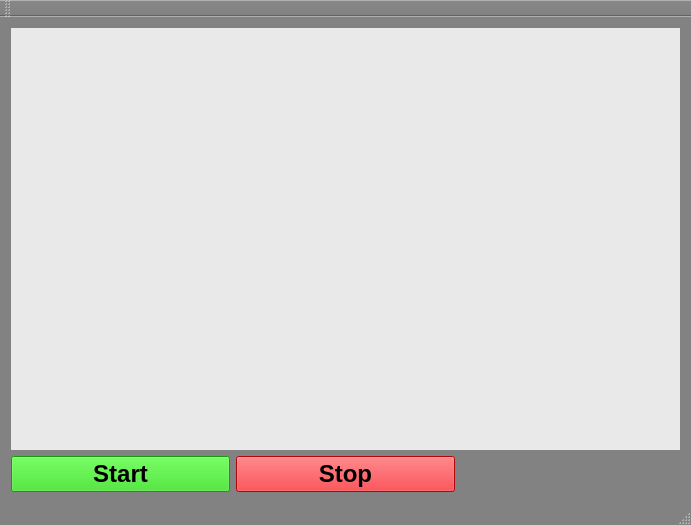
<?xml version="1.0" encoding="UTF-8"?>
<ui version="4.0">
 <class>MainWindow</class>
 <widget class="QMainWindow" name="MainWindow">
  <property name="geometry">
   <rect>
    <x>0</x>
    <y>0</y>
    <width>691</width>
    <height>525</height>
   </rect>
  </property>
  <property name="palette">
   <palette>
    <active>
     <colorrole role="WindowText">
      <brush brushstyle="SolidPattern">
       <color alpha="255">
        <red>0</red>
        <green>0</green>
        <blue>0</blue>
       </color>
      </brush>
     </colorrole>
     <colorrole role="Button">
      <brush brushstyle="SolidPattern">
       <color alpha="255">
        <red>130</red>
        <green>130</green>
        <blue>130</blue>
       </color>
      </brush>
     </colorrole>
     <colorrole role="Light">
      <brush brushstyle="SolidPattern">
       <color alpha="255">
        <red>195</red>
        <green>195</green>
        <blue>195</blue>
       </color>
      </brush>
     </colorrole>
     <colorrole role="Midlight">
      <brush brushstyle="SolidPattern">
       <color alpha="255">
        <red>162</red>
        <green>162</green>
        <blue>162</blue>
       </color>
      </brush>
     </colorrole>
     <colorrole role="Dark">
      <brush brushstyle="SolidPattern">
       <color alpha="255">
        <red>65</red>
        <green>65</green>
        <blue>65</blue>
       </color>
      </brush>
     </colorrole>
     <colorrole role="Mid">
      <brush brushstyle="SolidPattern">
       <color alpha="255">
        <red>87</red>
        <green>87</green>
        <blue>87</blue>
       </color>
      </brush>
     </colorrole>
     <colorrole role="Text">
      <brush brushstyle="SolidPattern">
       <color alpha="255">
        <red>0</red>
        <green>0</green>
        <blue>0</blue>
       </color>
      </brush>
     </colorrole>
     <colorrole role="BrightText">
      <brush brushstyle="SolidPattern">
       <color alpha="255">
        <red>255</red>
        <green>255</green>
        <blue>255</blue>
       </color>
      </brush>
     </colorrole>
     <colorrole role="ButtonText">
      <brush brushstyle="SolidPattern">
       <color alpha="255">
        <red>0</red>
        <green>0</green>
        <blue>0</blue>
       </color>
      </brush>
     </colorrole>
     <colorrole role="Base">
      <brush brushstyle="SolidPattern">
       <color alpha="255">
        <red>255</red>
        <green>255</green>
        <blue>255</blue>
       </color>
      </brush>
     </colorrole>
     <colorrole role="Window">
      <brush brushstyle="SolidPattern">
       <color alpha="255">
        <red>130</red>
        <green>130</green>
        <blue>130</blue>
       </color>
      </brush>
     </colorrole>
     <colorrole role="Shadow">
      <brush brushstyle="SolidPattern">
       <color alpha="255">
        <red>0</red>
        <green>0</green>
        <blue>0</blue>
       </color>
      </brush>
     </colorrole>
     <colorrole role="AlternateBase">
      <brush brushstyle="SolidPattern">
       <color alpha="255">
        <red>192</red>
        <green>192</green>
        <blue>192</blue>
       </color>
      </brush>
     </colorrole>
     <colorrole role="ToolTipBase">
      <brush brushstyle="SolidPattern">
       <color alpha="255">
        <red>255</red>
        <green>255</green>
        <blue>220</blue>
       </color>
      </brush>
     </colorrole>
     <colorrole role="ToolTipText">
      <brush brushstyle="SolidPattern">
       <color alpha="255">
        <red>0</red>
        <green>0</green>
        <blue>0</blue>
       </color>
      </brush>
     </colorrole>
    </active>
    <inactive>
     <colorrole role="WindowText">
      <brush brushstyle="SolidPattern">
       <color alpha="255">
        <red>0</red>
        <green>0</green>
        <blue>0</blue>
       </color>
      </brush>
     </colorrole>
     <colorrole role="Button">
      <brush brushstyle="SolidPattern">
       <color alpha="255">
        <red>130</red>
        <green>130</green>
        <blue>130</blue>
       </color>
      </brush>
     </colorrole>
     <colorrole role="Light">
      <brush brushstyle="SolidPattern">
       <color alpha="255">
        <red>195</red>
        <green>195</green>
        <blue>195</blue>
       </color>
      </brush>
     </colorrole>
     <colorrole role="Midlight">
      <brush brushstyle="SolidPattern">
       <color alpha="255">
        <red>162</red>
        <green>162</green>
        <blue>162</blue>
       </color>
      </brush>
     </colorrole>
     <colorrole role="Dark">
      <brush brushstyle="SolidPattern">
       <color alpha="255">
        <red>65</red>
        <green>65</green>
        <blue>65</blue>
       </color>
      </brush>
     </colorrole>
     <colorrole role="Mid">
      <brush brushstyle="SolidPattern">
       <color alpha="255">
        <red>87</red>
        <green>87</green>
        <blue>87</blue>
       </color>
      </brush>
     </colorrole>
     <colorrole role="Text">
      <brush brushstyle="SolidPattern">
       <color alpha="255">
        <red>0</red>
        <green>0</green>
        <blue>0</blue>
       </color>
      </brush>
     </colorrole>
     <colorrole role="BrightText">
      <brush brushstyle="SolidPattern">
       <color alpha="255">
        <red>255</red>
        <green>255</green>
        <blue>255</blue>
       </color>
      </brush>
     </colorrole>
     <colorrole role="ButtonText">
      <brush brushstyle="SolidPattern">
       <color alpha="255">
        <red>0</red>
        <green>0</green>
        <blue>0</blue>
       </color>
      </brush>
     </colorrole>
     <colorrole role="Base">
      <brush brushstyle="SolidPattern">
       <color alpha="255">
        <red>255</red>
        <green>255</green>
        <blue>255</blue>
       </color>
      </brush>
     </colorrole>
     <colorrole role="Window">
      <brush brushstyle="SolidPattern">
       <color alpha="255">
        <red>130</red>
        <green>130</green>
        <blue>130</blue>
       </color>
      </brush>
     </colorrole>
     <colorrole role="Shadow">
      <brush brushstyle="SolidPattern">
       <color alpha="255">
        <red>0</red>
        <green>0</green>
        <blue>0</blue>
       </color>
      </brush>
     </colorrole>
     <colorrole role="AlternateBase">
      <brush brushstyle="SolidPattern">
       <color alpha="255">
        <red>192</red>
        <green>192</green>
        <blue>192</blue>
       </color>
      </brush>
     </colorrole>
     <colorrole role="ToolTipBase">
      <brush brushstyle="SolidPattern">
       <color alpha="255">
        <red>255</red>
        <green>255</green>
        <blue>220</blue>
       </color>
      </brush>
     </colorrole>
     <colorrole role="ToolTipText">
      <brush brushstyle="SolidPattern">
       <color alpha="255">
        <red>0</red>
        <green>0</green>
        <blue>0</blue>
       </color>
      </brush>
     </colorrole>
    </inactive>
    <disabled>
     <colorrole role="WindowText">
      <brush brushstyle="SolidPattern">
       <color alpha="255">
        <red>65</red>
        <green>65</green>
        <blue>65</blue>
       </color>
      </brush>
     </colorrole>
     <colorrole role="Button">
      <brush brushstyle="SolidPattern">
       <color alpha="255">
        <red>130</red>
        <green>130</green>
        <blue>130</blue>
       </color>
      </brush>
     </colorrole>
     <colorrole role="Light">
      <brush brushstyle="SolidPattern">
       <color alpha="255">
        <red>195</red>
        <green>195</green>
        <blue>195</blue>
       </color>
      </brush>
     </colorrole>
     <colorrole role="Midlight">
      <brush brushstyle="SolidPattern">
       <color alpha="255">
        <red>162</red>
        <green>162</green>
        <blue>162</blue>
       </color>
      </brush>
     </colorrole>
     <colorrole role="Dark">
      <brush brushstyle="SolidPattern">
       <color alpha="255">
        <red>65</red>
        <green>65</green>
        <blue>65</blue>
       </color>
      </brush>
     </colorrole>
     <colorrole role="Mid">
      <brush brushstyle="SolidPattern">
       <color alpha="255">
        <red>87</red>
        <green>87</green>
        <blue>87</blue>
       </color>
      </brush>
     </colorrole>
     <colorrole role="Text">
      <brush brushstyle="SolidPattern">
       <color alpha="255">
        <red>65</red>
        <green>65</green>
        <blue>65</blue>
       </color>
      </brush>
     </colorrole>
     <colorrole role="BrightText">
      <brush brushstyle="SolidPattern">
       <color alpha="255">
        <red>255</red>
        <green>255</green>
        <blue>255</blue>
       </color>
      </brush>
     </colorrole>
     <colorrole role="ButtonText">
      <brush brushstyle="SolidPattern">
       <color alpha="255">
        <red>65</red>
        <green>65</green>
        <blue>65</blue>
       </color>
      </brush>
     </colorrole>
     <colorrole role="Base">
      <brush brushstyle="SolidPattern">
       <color alpha="255">
        <red>130</red>
        <green>130</green>
        <blue>130</blue>
       </color>
      </brush>
     </colorrole>
     <colorrole role="Window">
      <brush brushstyle="SolidPattern">
       <color alpha="255">
        <red>130</red>
        <green>130</green>
        <blue>130</blue>
       </color>
      </brush>
     </colorrole>
     <colorrole role="Shadow">
      <brush brushstyle="SolidPattern">
       <color alpha="255">
        <red>0</red>
        <green>0</green>
        <blue>0</blue>
       </color>
      </brush>
     </colorrole>
     <colorrole role="AlternateBase">
      <brush brushstyle="SolidPattern">
       <color alpha="255">
        <red>130</red>
        <green>130</green>
        <blue>130</blue>
       </color>
      </brush>
     </colorrole>
     <colorrole role="ToolTipBase">
      <brush brushstyle="SolidPattern">
       <color alpha="255">
        <red>255</red>
        <green>255</green>
        <blue>220</blue>
       </color>
      </brush>
     </colorrole>
     <colorrole role="ToolTipText">
      <brush brushstyle="SolidPattern">
       <color alpha="255">
        <red>0</red>
        <green>0</green>
        <blue>0</blue>
       </color>
      </brush>
     </colorrole>
    </disabled>
   </palette>
  </property>
  <property name="cursor">
   <cursorShape>ArrowCursor</cursorShape>
  </property>
  <property name="mouseTracking">
   <bool>false</bool>
  </property>
  <property name="windowTitle">
   <string>MainWindow</string>
  </property>
  <property name="whatsThis">
   <string>ShutDown the system</string>
  </property>
  <property name="autoFillBackground">
   <bool>false</bool>
  </property>
  <property name="toolButtonStyle">
   <enum>Qt::ToolButtonFollowStyle</enum>
  </property>
  <widget class="QWidget" name="centralWidget">
   <layout class="QGridLayout" name="gridLayout">
    <item row="0" column="0" colspan="3">
     <widget class="QCustomPlot" name="customPlot" native="true">
      <property name="palette">
       <palette>
        <active>
         <colorrole role="WindowText">
          <brush brushstyle="SolidPattern">
           <color alpha="255">
            <red>0</red>
            <green>0</green>
            <blue>0</blue>
           </color>
          </brush>
         </colorrole>
         <colorrole role="Button">
          <brush brushstyle="SolidPattern">
           <color alpha="255">
            <red>233</red>
            <green>233</green>
            <blue>233</blue>
           </color>
          </brush>
         </colorrole>
         <colorrole role="Light">
          <brush brushstyle="SolidPattern">
           <color alpha="255">
            <red>255</red>
            <green>255</green>
            <blue>255</blue>
           </color>
          </brush>
         </colorrole>
         <colorrole role="Midlight">
          <brush brushstyle="SolidPattern">
           <color alpha="255">
            <red>244</red>
            <green>244</green>
            <blue>244</blue>
           </color>
          </brush>
         </colorrole>
         <colorrole role="Dark">
          <brush brushstyle="SolidPattern">
           <color alpha="255">
            <red>116</red>
            <green>116</green>
            <blue>116</blue>
           </color>
          </brush>
         </colorrole>
         <colorrole role="Mid">
          <brush brushstyle="SolidPattern">
           <color alpha="255">
            <red>155</red>
            <green>155</green>
            <blue>155</blue>
           </color>
          </brush>
         </colorrole>
         <colorrole role="Text">
          <brush brushstyle="SolidPattern">
           <color alpha="255">
            <red>0</red>
            <green>0</green>
            <blue>0</blue>
           </color>
          </brush>
         </colorrole>
         <colorrole role="BrightText">
          <brush brushstyle="SolidPattern">
           <color alpha="255">
            <red>255</red>
            <green>255</green>
            <blue>255</blue>
           </color>
          </brush>
         </colorrole>
         <colorrole role="ButtonText">
          <brush brushstyle="SolidPattern">
           <color alpha="255">
            <red>0</red>
            <green>0</green>
            <blue>0</blue>
           </color>
          </brush>
         </colorrole>
         <colorrole role="Base">
          <brush brushstyle="SolidPattern">
           <color alpha="255">
            <red>255</red>
            <green>255</green>
            <blue>255</blue>
           </color>
          </brush>
         </colorrole>
         <colorrole role="Window">
          <brush brushstyle="SolidPattern">
           <color alpha="255">
            <red>233</red>
            <green>233</green>
            <blue>233</blue>
           </color>
          </brush>
         </colorrole>
         <colorrole role="Shadow">
          <brush brushstyle="SolidPattern">
           <color alpha="255">
            <red>0</red>
            <green>0</green>
            <blue>0</blue>
           </color>
          </brush>
         </colorrole>
         <colorrole role="AlternateBase">
          <brush brushstyle="SolidPattern">
           <color alpha="255">
            <red>244</red>
            <green>244</green>
            <blue>244</blue>
           </color>
          </brush>
         </colorrole>
         <colorrole role="ToolTipBase">
          <brush brushstyle="SolidPattern">
           <color alpha="255">
            <red>255</red>
            <green>255</green>
            <blue>220</blue>
           </color>
          </brush>
         </colorrole>
         <colorrole role="ToolTipText">
          <brush brushstyle="SolidPattern">
           <color alpha="255">
            <red>0</red>
            <green>0</green>
            <blue>0</blue>
           </color>
          </brush>
         </colorrole>
        </active>
        <inactive>
         <colorrole role="WindowText">
          <brush brushstyle="SolidPattern">
           <color alpha="255">
            <red>0</red>
            <green>0</green>
            <blue>0</blue>
           </color>
          </brush>
         </colorrole>
         <colorrole role="Button">
          <brush brushstyle="SolidPattern">
           <color alpha="255">
            <red>233</red>
            <green>233</green>
            <blue>233</blue>
           </color>
          </brush>
         </colorrole>
         <colorrole role="Light">
          <brush brushstyle="SolidPattern">
           <color alpha="255">
            <red>255</red>
            <green>255</green>
            <blue>255</blue>
           </color>
          </brush>
         </colorrole>
         <colorrole role="Midlight">
          <brush brushstyle="SolidPattern">
           <color alpha="255">
            <red>244</red>
            <green>244</green>
            <blue>244</blue>
           </color>
          </brush>
         </colorrole>
         <colorrole role="Dark">
          <brush brushstyle="SolidPattern">
           <color alpha="255">
            <red>116</red>
            <green>116</green>
            <blue>116</blue>
           </color>
          </brush>
         </colorrole>
         <colorrole role="Mid">
          <brush brushstyle="SolidPattern">
           <color alpha="255">
            <red>155</red>
            <green>155</green>
            <blue>155</blue>
           </color>
          </brush>
         </colorrole>
         <colorrole role="Text">
          <brush brushstyle="SolidPattern">
           <color alpha="255">
            <red>0</red>
            <green>0</green>
            <blue>0</blue>
           </color>
          </brush>
         </colorrole>
         <colorrole role="BrightText">
          <brush brushstyle="SolidPattern">
           <color alpha="255">
            <red>255</red>
            <green>255</green>
            <blue>255</blue>
           </color>
          </brush>
         </colorrole>
         <colorrole role="ButtonText">
          <brush brushstyle="SolidPattern">
           <color alpha="255">
            <red>0</red>
            <green>0</green>
            <blue>0</blue>
           </color>
          </brush>
         </colorrole>
         <colorrole role="Base">
          <brush brushstyle="SolidPattern">
           <color alpha="255">
            <red>255</red>
            <green>255</green>
            <blue>255</blue>
           </color>
          </brush>
         </colorrole>
         <colorrole role="Window">
          <brush brushstyle="SolidPattern">
           <color alpha="255">
            <red>233</red>
            <green>233</green>
            <blue>233</blue>
           </color>
          </brush>
         </colorrole>
         <colorrole role="Shadow">
          <brush brushstyle="SolidPattern">
           <color alpha="255">
            <red>0</red>
            <green>0</green>
            <blue>0</blue>
           </color>
          </brush>
         </colorrole>
         <colorrole role="AlternateBase">
          <brush brushstyle="SolidPattern">
           <color alpha="255">
            <red>244</red>
            <green>244</green>
            <blue>244</blue>
           </color>
          </brush>
         </colorrole>
         <colorrole role="ToolTipBase">
          <brush brushstyle="SolidPattern">
           <color alpha="255">
            <red>255</red>
            <green>255</green>
            <blue>220</blue>
           </color>
          </brush>
         </colorrole>
         <colorrole role="ToolTipText">
          <brush brushstyle="SolidPattern">
           <color alpha="255">
            <red>0</red>
            <green>0</green>
            <blue>0</blue>
           </color>
          </brush>
         </colorrole>
        </inactive>
        <disabled>
         <colorrole role="WindowText">
          <brush brushstyle="SolidPattern">
           <color alpha="255">
            <red>116</red>
            <green>116</green>
            <blue>116</blue>
           </color>
          </brush>
         </colorrole>
         <colorrole role="Button">
          <brush brushstyle="SolidPattern">
           <color alpha="255">
            <red>233</red>
            <green>233</green>
            <blue>233</blue>
           </color>
          </brush>
         </colorrole>
         <colorrole role="Light">
          <brush brushstyle="SolidPattern">
           <color alpha="255">
            <red>255</red>
            <green>255</green>
            <blue>255</blue>
           </color>
          </brush>
         </colorrole>
         <colorrole role="Midlight">
          <brush brushstyle="SolidPattern">
           <color alpha="255">
            <red>244</red>
            <green>244</green>
            <blue>244</blue>
           </color>
          </brush>
         </colorrole>
         <colorrole role="Dark">
          <brush brushstyle="SolidPattern">
           <color alpha="255">
            <red>116</red>
            <green>116</green>
            <blue>116</blue>
           </color>
          </brush>
         </colorrole>
         <colorrole role="Mid">
          <brush brushstyle="SolidPattern">
           <color alpha="255">
            <red>155</red>
            <green>155</green>
            <blue>155</blue>
           </color>
          </brush>
         </colorrole>
         <colorrole role="Text">
          <brush brushstyle="SolidPattern">
           <color alpha="255">
            <red>116</red>
            <green>116</green>
            <blue>116</blue>
           </color>
          </brush>
         </colorrole>
         <colorrole role="BrightText">
          <brush brushstyle="SolidPattern">
           <color alpha="255">
            <red>255</red>
            <green>255</green>
            <blue>255</blue>
           </color>
          </brush>
         </colorrole>
         <colorrole role="ButtonText">
          <brush brushstyle="SolidPattern">
           <color alpha="255">
            <red>116</red>
            <green>116</green>
            <blue>116</blue>
           </color>
          </brush>
         </colorrole>
         <colorrole role="Base">
          <brush brushstyle="SolidPattern">
           <color alpha="255">
            <red>233</red>
            <green>233</green>
            <blue>233</blue>
           </color>
          </brush>
         </colorrole>
         <colorrole role="Window">
          <brush brushstyle="SolidPattern">
           <color alpha="255">
            <red>233</red>
            <green>233</green>
            <blue>233</blue>
           </color>
          </brush>
         </colorrole>
         <colorrole role="Shadow">
          <brush brushstyle="SolidPattern">
           <color alpha="255">
            <red>0</red>
            <green>0</green>
            <blue>0</blue>
           </color>
          </brush>
         </colorrole>
         <colorrole role="AlternateBase">
          <brush brushstyle="SolidPattern">
           <color alpha="255">
            <red>233</red>
            <green>233</green>
            <blue>233</blue>
           </color>
          </brush>
         </colorrole>
         <colorrole role="ToolTipBase">
          <brush brushstyle="SolidPattern">
           <color alpha="255">
            <red>255</red>
            <green>255</green>
            <blue>220</blue>
           </color>
          </brush>
         </colorrole>
         <colorrole role="ToolTipText">
          <brush brushstyle="SolidPattern">
           <color alpha="255">
            <red>0</red>
            <green>0</green>
            <blue>0</blue>
           </color>
          </brush>
         </colorrole>
        </disabled>
       </palette>
      </property>
      <property name="cursor">
       <cursorShape>ArrowCursor</cursorShape>
      </property>
      <property name="focusPolicy">
       <enum>Qt::NoFocus</enum>
      </property>
      <property name="layoutDirection">
       <enum>Qt::LeftToRight</enum>
      </property>
      <property name="autoFillBackground">
       <bool>true</bool>
      </property>
     </widget>
    </item>
    <item row="1" column="0">
     <widget class="QPushButton" name="pushButton">
      <property name="palette">
       <palette>
        <active>
         <colorrole role="WindowText">
          <brush brushstyle="SolidPattern">
           <color alpha="255">
            <red>0</red>
            <green>0</green>
            <blue>0</blue>
           </color>
          </brush>
         </colorrole>
         <colorrole role="Button">
          <brush brushstyle="SolidPattern">
           <color alpha="255">
            <red>37</red>
            <green>215</green>
            <blue>15</blue>
           </color>
          </brush>
         </colorrole>
         <colorrole role="Light">
          <brush brushstyle="SolidPattern">
           <color alpha="255">
            <red>104</red>
            <green>255</green>
            <blue>85</blue>
           </color>
          </brush>
         </colorrole>
         <colorrole role="Midlight">
          <brush brushstyle="SolidPattern">
           <color alpha="255">
            <red>70</red>
            <green>235</green>
            <blue>50</blue>
           </color>
          </brush>
         </colorrole>
         <colorrole role="Dark">
          <brush brushstyle="SolidPattern">
           <color alpha="255">
            <red>18</red>
            <green>107</green>
            <blue>7</blue>
           </color>
          </brush>
         </colorrole>
         <colorrole role="Mid">
          <brush brushstyle="SolidPattern">
           <color alpha="255">
            <red>24</red>
            <green>143</green>
            <blue>10</blue>
           </color>
          </brush>
         </colorrole>
         <colorrole role="Text">
          <brush brushstyle="SolidPattern">
           <color alpha="255">
            <red>0</red>
            <green>0</green>
            <blue>0</blue>
           </color>
          </brush>
         </colorrole>
         <colorrole role="BrightText">
          <brush brushstyle="SolidPattern">
           <color alpha="255">
            <red>255</red>
            <green>255</green>
            <blue>255</blue>
           </color>
          </brush>
         </colorrole>
         <colorrole role="ButtonText">
          <brush brushstyle="SolidPattern">
           <color alpha="255">
            <red>0</red>
            <green>0</green>
            <blue>0</blue>
           </color>
          </brush>
         </colorrole>
         <colorrole role="Base">
          <brush brushstyle="SolidPattern">
           <color alpha="255">
            <red>255</red>
            <green>255</green>
            <blue>255</blue>
           </color>
          </brush>
         </colorrole>
         <colorrole role="Window">
          <brush brushstyle="SolidPattern">
           <color alpha="255">
            <red>37</red>
            <green>215</green>
            <blue>15</blue>
           </color>
          </brush>
         </colorrole>
         <colorrole role="Shadow">
          <brush brushstyle="SolidPattern">
           <color alpha="255">
            <red>0</red>
            <green>0</green>
            <blue>0</blue>
           </color>
          </brush>
         </colorrole>
         <colorrole role="AlternateBase">
          <brush brushstyle="SolidPattern">
           <color alpha="255">
            <red>146</red>
            <green>235</green>
            <blue>135</blue>
           </color>
          </brush>
         </colorrole>
         <colorrole role="ToolTipBase">
          <brush brushstyle="SolidPattern">
           <color alpha="255">
            <red>255</red>
            <green>255</green>
            <blue>220</blue>
           </color>
          </brush>
         </colorrole>
         <colorrole role="ToolTipText">
          <brush brushstyle="SolidPattern">
           <color alpha="255">
            <red>0</red>
            <green>0</green>
            <blue>0</blue>
           </color>
          </brush>
         </colorrole>
        </active>
        <inactive>
         <colorrole role="WindowText">
          <brush brushstyle="SolidPattern">
           <color alpha="255">
            <red>0</red>
            <green>0</green>
            <blue>0</blue>
           </color>
          </brush>
         </colorrole>
         <colorrole role="Button">
          <brush brushstyle="SolidPattern">
           <color alpha="255">
            <red>37</red>
            <green>215</green>
            <blue>15</blue>
           </color>
          </brush>
         </colorrole>
         <colorrole role="Light">
          <brush brushstyle="SolidPattern">
           <color alpha="255">
            <red>104</red>
            <green>255</green>
            <blue>85</blue>
           </color>
          </brush>
         </colorrole>
         <colorrole role="Midlight">
          <brush brushstyle="SolidPattern">
           <color alpha="255">
            <red>70</red>
            <green>235</green>
            <blue>50</blue>
           </color>
          </brush>
         </colorrole>
         <colorrole role="Dark">
          <brush brushstyle="SolidPattern">
           <color alpha="255">
            <red>18</red>
            <green>107</green>
            <blue>7</blue>
           </color>
          </brush>
         </colorrole>
         <colorrole role="Mid">
          <brush brushstyle="SolidPattern">
           <color alpha="255">
            <red>24</red>
            <green>143</green>
            <blue>10</blue>
           </color>
          </brush>
         </colorrole>
         <colorrole role="Text">
          <brush brushstyle="SolidPattern">
           <color alpha="255">
            <red>0</red>
            <green>0</green>
            <blue>0</blue>
           </color>
          </brush>
         </colorrole>
         <colorrole role="BrightText">
          <brush brushstyle="SolidPattern">
           <color alpha="255">
            <red>255</red>
            <green>255</green>
            <blue>255</blue>
           </color>
          </brush>
         </colorrole>
         <colorrole role="ButtonText">
          <brush brushstyle="SolidPattern">
           <color alpha="255">
            <red>0</red>
            <green>0</green>
            <blue>0</blue>
           </color>
          </brush>
         </colorrole>
         <colorrole role="Base">
          <brush brushstyle="SolidPattern">
           <color alpha="255">
            <red>255</red>
            <green>255</green>
            <blue>255</blue>
           </color>
          </brush>
         </colorrole>
         <colorrole role="Window">
          <brush brushstyle="SolidPattern">
           <color alpha="255">
            <red>37</red>
            <green>215</green>
            <blue>15</blue>
           </color>
          </brush>
         </colorrole>
         <colorrole role="Shadow">
          <brush brushstyle="SolidPattern">
           <color alpha="255">
            <red>0</red>
            <green>0</green>
            <blue>0</blue>
           </color>
          </brush>
         </colorrole>
         <colorrole role="AlternateBase">
          <brush brushstyle="SolidPattern">
           <color alpha="255">
            <red>146</red>
            <green>235</green>
            <blue>135</blue>
           </color>
          </brush>
         </colorrole>
         <colorrole role="ToolTipBase">
          <brush brushstyle="SolidPattern">
           <color alpha="255">
            <red>255</red>
            <green>255</green>
            <blue>220</blue>
           </color>
          </brush>
         </colorrole>
         <colorrole role="ToolTipText">
          <brush brushstyle="SolidPattern">
           <color alpha="255">
            <red>0</red>
            <green>0</green>
            <blue>0</blue>
           </color>
          </brush>
         </colorrole>
        </inactive>
        <disabled>
         <colorrole role="WindowText">
          <brush brushstyle="SolidPattern">
           <color alpha="255">
            <red>18</red>
            <green>107</green>
            <blue>7</blue>
           </color>
          </brush>
         </colorrole>
         <colorrole role="Button">
          <brush brushstyle="SolidPattern">
           <color alpha="255">
            <red>37</red>
            <green>215</green>
            <blue>15</blue>
           </color>
          </brush>
         </colorrole>
         <colorrole role="Light">
          <brush brushstyle="SolidPattern">
           <color alpha="255">
            <red>104</red>
            <green>255</green>
            <blue>85</blue>
           </color>
          </brush>
         </colorrole>
         <colorrole role="Midlight">
          <brush brushstyle="SolidPattern">
           <color alpha="255">
            <red>70</red>
            <green>235</green>
            <blue>50</blue>
           </color>
          </brush>
         </colorrole>
         <colorrole role="Dark">
          <brush brushstyle="SolidPattern">
           <color alpha="255">
            <red>18</red>
            <green>107</green>
            <blue>7</blue>
           </color>
          </brush>
         </colorrole>
         <colorrole role="Mid">
          <brush brushstyle="SolidPattern">
           <color alpha="255">
            <red>24</red>
            <green>143</green>
            <blue>10</blue>
           </color>
          </brush>
         </colorrole>
         <colorrole role="Text">
          <brush brushstyle="SolidPattern">
           <color alpha="255">
            <red>18</red>
            <green>107</green>
            <blue>7</blue>
           </color>
          </brush>
         </colorrole>
         <colorrole role="BrightText">
          <brush brushstyle="SolidPattern">
           <color alpha="255">
            <red>255</red>
            <green>255</green>
            <blue>255</blue>
           </color>
          </brush>
         </colorrole>
         <colorrole role="ButtonText">
          <brush brushstyle="SolidPattern">
           <color alpha="255">
            <red>18</red>
            <green>107</green>
            <blue>7</blue>
           </color>
          </brush>
         </colorrole>
         <colorrole role="Base">
          <brush brushstyle="SolidPattern">
           <color alpha="255">
            <red>37</red>
            <green>215</green>
            <blue>15</blue>
           </color>
          </brush>
         </colorrole>
         <colorrole role="Window">
          <brush brushstyle="SolidPattern">
           <color alpha="255">
            <red>37</red>
            <green>215</green>
            <blue>15</blue>
           </color>
          </brush>
         </colorrole>
         <colorrole role="Shadow">
          <brush brushstyle="SolidPattern">
           <color alpha="255">
            <red>0</red>
            <green>0</green>
            <blue>0</blue>
           </color>
          </brush>
         </colorrole>
         <colorrole role="AlternateBase">
          <brush brushstyle="SolidPattern">
           <color alpha="255">
            <red>37</red>
            <green>215</green>
            <blue>15</blue>
           </color>
          </brush>
         </colorrole>
         <colorrole role="ToolTipBase">
          <brush brushstyle="SolidPattern">
           <color alpha="255">
            <red>255</red>
            <green>255</green>
            <blue>220</blue>
           </color>
          </brush>
         </colorrole>
         <colorrole role="ToolTipText">
          <brush brushstyle="SolidPattern">
           <color alpha="255">
            <red>0</red>
            <green>0</green>
            <blue>0</blue>
           </color>
          </brush>
         </colorrole>
        </disabled>
       </palette>
      </property>
      <property name="font">
       <font>
        <pointsize>18</pointsize>
        <weight>75</weight>
        <bold>true</bold>
       </font>
      </property>
      <property name="whatsThis">
       <string>Start the program</string>
      </property>
      <property name="text">
       <string>Start</string>
      </property>
      <property name="autoDefault">
       <bool>true</bool>
      </property>
     </widget>
    </item>
    <item row="1" column="1">
     <widget class="QPushButton" name="pushButton_2">
      <property name="enabled">
       <bool>true</bool>
      </property>
      <property name="palette">
       <palette>
        <active>
         <colorrole role="WindowText">
          <brush brushstyle="SolidPattern">
           <color alpha="255">
            <red>0</red>
            <green>0</green>
            <blue>0</blue>
           </color>
          </brush>
         </colorrole>
         <colorrole role="Button">
          <brush brushstyle="SolidPattern">
           <color alpha="255">
            <red>242</red>
            <green>10</green>
            <blue>15</blue>
           </color>
          </brush>
         </colorrole>
         <colorrole role="Light">
          <brush brushstyle="SolidPattern">
           <color alpha="255">
            <red>255</red>
            <green>119</green>
            <blue>121</blue>
           </color>
          </brush>
         </colorrole>
         <colorrole role="Midlight">
          <brush brushstyle="SolidPattern">
           <color alpha="255">
            <red>248</red>
            <green>64</green>
            <blue>68</blue>
           </color>
          </brush>
         </colorrole>
         <colorrole role="Dark">
          <brush brushstyle="SolidPattern">
           <color alpha="255">
            <red>121</red>
            <green>5</green>
            <blue>7</blue>
           </color>
          </brush>
         </colorrole>
         <colorrole role="Mid">
          <brush brushstyle="SolidPattern">
           <color alpha="255">
            <red>161</red>
            <green>6</green>
            <blue>10</blue>
           </color>
          </brush>
         </colorrole>
         <colorrole role="Text">
          <brush brushstyle="SolidPattern">
           <color alpha="255">
            <red>0</red>
            <green>0</green>
            <blue>0</blue>
           </color>
          </brush>
         </colorrole>
         <colorrole role="BrightText">
          <brush brushstyle="SolidPattern">
           <color alpha="255">
            <red>255</red>
            <green>255</green>
            <blue>255</blue>
           </color>
          </brush>
         </colorrole>
         <colorrole role="ButtonText">
          <brush brushstyle="SolidPattern">
           <color alpha="255">
            <red>0</red>
            <green>0</green>
            <blue>0</blue>
           </color>
          </brush>
         </colorrole>
         <colorrole role="Base">
          <brush brushstyle="SolidPattern">
           <color alpha="255">
            <red>255</red>
            <green>255</green>
            <blue>255</blue>
           </color>
          </brush>
         </colorrole>
         <colorrole role="Window">
          <brush brushstyle="SolidPattern">
           <color alpha="255">
            <red>242</red>
            <green>10</green>
            <blue>15</blue>
           </color>
          </brush>
         </colorrole>
         <colorrole role="Shadow">
          <brush brushstyle="SolidPattern">
           <color alpha="255">
            <red>0</red>
            <green>0</green>
            <blue>0</blue>
           </color>
          </brush>
         </colorrole>
         <colorrole role="AlternateBase">
          <brush brushstyle="SolidPattern">
           <color alpha="255">
            <red>248</red>
            <green>132</green>
            <blue>135</blue>
           </color>
          </brush>
         </colorrole>
         <colorrole role="ToolTipBase">
          <brush brushstyle="SolidPattern">
           <color alpha="255">
            <red>255</red>
            <green>255</green>
            <blue>220</blue>
           </color>
          </brush>
         </colorrole>
         <colorrole role="ToolTipText">
          <brush brushstyle="SolidPattern">
           <color alpha="255">
            <red>0</red>
            <green>0</green>
            <blue>0</blue>
           </color>
          </brush>
         </colorrole>
        </active>
        <inactive>
         <colorrole role="WindowText">
          <brush brushstyle="SolidPattern">
           <color alpha="255">
            <red>0</red>
            <green>0</green>
            <blue>0</blue>
           </color>
          </brush>
         </colorrole>
         <colorrole role="Button">
          <brush brushstyle="SolidPattern">
           <color alpha="255">
            <red>242</red>
            <green>10</green>
            <blue>15</blue>
           </color>
          </brush>
         </colorrole>
         <colorrole role="Light">
          <brush brushstyle="SolidPattern">
           <color alpha="255">
            <red>255</red>
            <green>119</green>
            <blue>121</blue>
           </color>
          </brush>
         </colorrole>
         <colorrole role="Midlight">
          <brush brushstyle="SolidPattern">
           <color alpha="255">
            <red>248</red>
            <green>64</green>
            <blue>68</blue>
           </color>
          </brush>
         </colorrole>
         <colorrole role="Dark">
          <brush brushstyle="SolidPattern">
           <color alpha="255">
            <red>121</red>
            <green>5</green>
            <blue>7</blue>
           </color>
          </brush>
         </colorrole>
         <colorrole role="Mid">
          <brush brushstyle="SolidPattern">
           <color alpha="255">
            <red>161</red>
            <green>6</green>
            <blue>10</blue>
           </color>
          </brush>
         </colorrole>
         <colorrole role="Text">
          <brush brushstyle="SolidPattern">
           <color alpha="255">
            <red>0</red>
            <green>0</green>
            <blue>0</blue>
           </color>
          </brush>
         </colorrole>
         <colorrole role="BrightText">
          <brush brushstyle="SolidPattern">
           <color alpha="255">
            <red>255</red>
            <green>255</green>
            <blue>255</blue>
           </color>
          </brush>
         </colorrole>
         <colorrole role="ButtonText">
          <brush brushstyle="SolidPattern">
           <color alpha="255">
            <red>0</red>
            <green>0</green>
            <blue>0</blue>
           </color>
          </brush>
         </colorrole>
         <colorrole role="Base">
          <brush brushstyle="SolidPattern">
           <color alpha="255">
            <red>255</red>
            <green>255</green>
            <blue>255</blue>
           </color>
          </brush>
         </colorrole>
         <colorrole role="Window">
          <brush brushstyle="SolidPattern">
           <color alpha="255">
            <red>242</red>
            <green>10</green>
            <blue>15</blue>
           </color>
          </brush>
         </colorrole>
         <colorrole role="Shadow">
          <brush brushstyle="SolidPattern">
           <color alpha="255">
            <red>0</red>
            <green>0</green>
            <blue>0</blue>
           </color>
          </brush>
         </colorrole>
         <colorrole role="AlternateBase">
          <brush brushstyle="SolidPattern">
           <color alpha="255">
            <red>248</red>
            <green>132</green>
            <blue>135</blue>
           </color>
          </brush>
         </colorrole>
         <colorrole role="ToolTipBase">
          <brush brushstyle="SolidPattern">
           <color alpha="255">
            <red>255</red>
            <green>255</green>
            <blue>220</blue>
           </color>
          </brush>
         </colorrole>
         <colorrole role="ToolTipText">
          <brush brushstyle="SolidPattern">
           <color alpha="255">
            <red>0</red>
            <green>0</green>
            <blue>0</blue>
           </color>
          </brush>
         </colorrole>
        </inactive>
        <disabled>
         <colorrole role="WindowText">
          <brush brushstyle="SolidPattern">
           <color alpha="255">
            <red>121</red>
            <green>5</green>
            <blue>7</blue>
           </color>
          </brush>
         </colorrole>
         <colorrole role="Button">
          <brush brushstyle="SolidPattern">
           <color alpha="255">
            <red>242</red>
            <green>10</green>
            <blue>15</blue>
           </color>
          </brush>
         </colorrole>
         <colorrole role="Light">
          <brush brushstyle="SolidPattern">
           <color alpha="255">
            <red>255</red>
            <green>119</green>
            <blue>121</blue>
           </color>
          </brush>
         </colorrole>
         <colorrole role="Midlight">
          <brush brushstyle="SolidPattern">
           <color alpha="255">
            <red>248</red>
            <green>64</green>
            <blue>68</blue>
           </color>
          </brush>
         </colorrole>
         <colorrole role="Dark">
          <brush brushstyle="SolidPattern">
           <color alpha="255">
            <red>121</red>
            <green>5</green>
            <blue>7</blue>
           </color>
          </brush>
         </colorrole>
         <colorrole role="Mid">
          <brush brushstyle="SolidPattern">
           <color alpha="255">
            <red>161</red>
            <green>6</green>
            <blue>10</blue>
           </color>
          </brush>
         </colorrole>
         <colorrole role="Text">
          <brush brushstyle="SolidPattern">
           <color alpha="255">
            <red>121</red>
            <green>5</green>
            <blue>7</blue>
           </color>
          </brush>
         </colorrole>
         <colorrole role="BrightText">
          <brush brushstyle="SolidPattern">
           <color alpha="255">
            <red>255</red>
            <green>255</green>
            <blue>255</blue>
           </color>
          </brush>
         </colorrole>
         <colorrole role="ButtonText">
          <brush brushstyle="SolidPattern">
           <color alpha="255">
            <red>121</red>
            <green>5</green>
            <blue>7</blue>
           </color>
          </brush>
         </colorrole>
         <colorrole role="Base">
          <brush brushstyle="SolidPattern">
           <color alpha="255">
            <red>242</red>
            <green>10</green>
            <blue>15</blue>
           </color>
          </brush>
         </colorrole>
         <colorrole role="Window">
          <brush brushstyle="SolidPattern">
           <color alpha="255">
            <red>242</red>
            <green>10</green>
            <blue>15</blue>
           </color>
          </brush>
         </colorrole>
         <colorrole role="Shadow">
          <brush brushstyle="SolidPattern">
           <color alpha="255">
            <red>0</red>
            <green>0</green>
            <blue>0</blue>
           </color>
          </brush>
         </colorrole>
         <colorrole role="AlternateBase">
          <brush brushstyle="SolidPattern">
           <color alpha="255">
            <red>242</red>
            <green>10</green>
            <blue>15</blue>
           </color>
          </brush>
         </colorrole>
         <colorrole role="ToolTipBase">
          <brush brushstyle="SolidPattern">
           <color alpha="255">
            <red>255</red>
            <green>255</green>
            <blue>220</blue>
           </color>
          </brush>
         </colorrole>
         <colorrole role="ToolTipText">
          <brush brushstyle="SolidPattern">
           <color alpha="255">
            <red>0</red>
            <green>0</green>
            <blue>0</blue>
           </color>
          </brush>
         </colorrole>
        </disabled>
       </palette>
      </property>
      <property name="font">
       <font>
        <family>Cantarell</family>
        <pointsize>18</pointsize>
        <weight>75</weight>
        <bold>true</bold>
       </font>
      </property>
      <property name="acceptDrops">
       <bool>false</bool>
      </property>
      <property name="whatsThis">
       <string comment="Stop ploting">Stop the program</string>
      </property>
      <property name="text">
       <string>Stop</string>
      </property>
      <property name="checkable">
       <bool>false</bool>
      </property>
      <property name="default">
       <bool>false</bool>
      </property>
      <property name="flat">
       <bool>false</bool>
      </property>
     </widget>
    </item>
   </layout>
  </widget>
  <widget class="QMenuBar" name="menuBar">
   <property name="geometry">
    <rect>
     <x>0</x>
     <y>0</y>
     <width>691</width>
     <height>24</height>
    </rect>
   </property>
  </widget>
  <widget class="QToolBar" name="mainToolBar">
   <attribute name="toolBarArea">
    <enum>TopToolBarArea</enum>
   </attribute>
   <attribute name="toolBarBreak">
    <bool>false</bool>
   </attribute>
  </widget>
  <widget class="QStatusBar" name="statusBar"/>
 </widget>
 <layoutdefault spacing="6" margin="11"/>
 <customwidgets>
  <customwidget>
   <class>QCustomPlot</class>
   <extends>QWidget</extends>
   <header>../../qcustomplot.h</header>
   <container>1</container>
  </customwidget>
 </customwidgets>
 <resources/>
 <connections/>
</ui>
